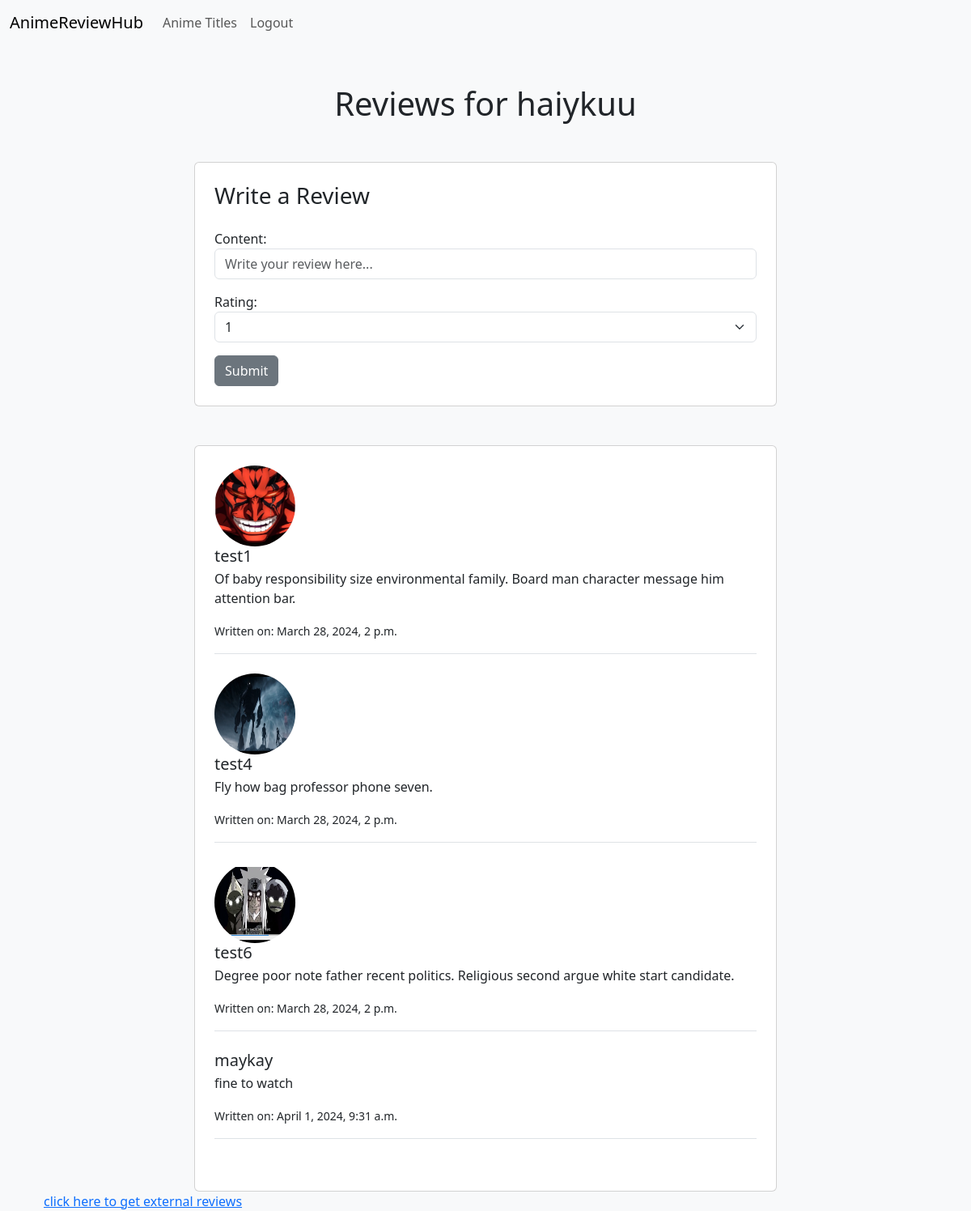
The page /api/animetitle/anime-reviews-list/7/ (signed in) on the database its author committed.
### AnimeTitles/models.py (models this page shows)
class AnimeTitle(models.Model):
    title = models.CharField(max_length=50)
    genres = models.ManyToManyField(Genre, through='AnimeGenre')
    description = models.TextField()
    release_date = models.DateField()
    image = models.ImageField(upload_to='anime_images/', null=True, blank=True)
    def __str__(self):
        return self.title

### Reviews/models.py (models this page shows, shortened)
class Review(models.Model):
    author = models.ForeignKey(User, on_delete=models.CASCADE)
    anime_title = models.ForeignKey(AnimeTitle, on_delete=models.CASCADE, null=True)
    content = models.TextField()
    created_at = models.DateTimeField(default=timezone.now)
    updated_at = models.DateTimeField(auto_now=True)
    class Meta:
        unique_together = ('author', 'anime_title')

### Users/models.py (models this page shows, shortened)
class Profile(models.Model):
    user = models.OneToOneField(User, on_delete=models.CASCADE)
    profile_pic = models.ImageField(upload_to='profile_pic/', null=True, blank=True)
    bio = models.TextField(max_length=500, blank=True)
    location = models.CharField(max_length=100, blank=True)

### AnimeTitles/views.py (the view)
# urls.py: path('anime-reviews-list/<int:anime_title_id>/', anime_reviews_list, name='anime-reviews-list'),
def anime_reviews_list(request, anime_title_id):
    anime_title = AnimeTitle.objects.get(pk=anime_title_id)
    reviews = Review.objects.filter(anime_title=anime_title)
    if request.method == 'POST':
        review_form = ReviewForm(request.POST)
        rating_form = RatingForm(request.POST)
        if review_form.is_valid() and rating_form.is_valid():
            author = request.user
            anime_title = anime_title
            content = review_form.cleaned_data['content']
            existing_review = Review.objects.filter(author=author, anime_title=anime_title).first()
            if existing_review:
                messages.success(request, 'You have already reviewed this anime.')
                return render(request, 'anime_reviews_list.html', {'anime_title': anime_title,
                                                                    'review_form': review_form,
                                                                    'rating_form': rating_form,
                                                                    'reviews': reviews,
                                                                    'error_message': 'You have already reviewed this anime.'})
            try:
                new_review = review_form.save(commit=False)
                new_review.author = author
                new_review.anime_title = anime_title
                new_review.save()
                rating = rating_form.save(commit=False)
                rating.review = new_review
                rating.user = author
                rating.save()
                messages.success(request, 'review created successfully!.')
                return redirect('anime-reviews-list', anime_title_id=anime_title_id)
            except IntegrityError:
                return render(request, 'anime_reviews_list.html', {'anime_title': anime_title,
                                                                    'review_form': review_form,
                                                                    'rating_form': rating_form,
                                                                    'reviews': reviews,
                                                                    'error_message': 'Failed to create review due to database error.'})
    else:
        review_form = ReviewForm()
        rating_form = RatingForm()
    return render(request, 'anime_reviews_list.html', {'anime_title': anime_title,
                                                       'review_form': review_form,
                                                       'rating_form': rating_form,
                                                       'reviews': reviews})

### Reviews/forms.py
class ReviewForm(forms.ModelForm):
    content = forms.CharField(
        widget=forms.Textarea(attrs={'class': 'form-control', 'placeholder': 'Write your review here...'})
    )
    class Meta:
        model = Review
        fields = ['content']

class RatingForm(forms.ModelForm):
    rating = forms.ChoiceField(
        choices=[(i, i) for i in range(1, 6)],
        widget=forms.Select(attrs={'class': 'form-select'})
    )
    class Meta:from django import forms

### AnimeTitles/templates/anime_reviews_list.html (shortened to what this page needs)
{% extends 'base.html' %}
{% block content %}
{% load static %}
<body style="background-color: #f8f9fa;">
    <div class="container">
        <h1 class="text-center mt-5">Reviews for {{ anime_title }}</h1>
        <div class="row justify-content-center mt-5">
            <div class="col-lg-8">
                <div class="card p-4">
                    <h3 class="mb-4">Write a Review</h3>
                    <form method="post" id="reviewForm">
                        {{ review_form.as_p }}
                        {{ rating_form.as_p }}
                        <button id="submitButton" class='btn btn-secondary' type="submit">Submit</button>
                    </form>
                </div>
            </div>
        </div>
        <div class="row justify-content-center mt-5">
            <div class="col-lg-8">
                <div class="card p-4">
                    <ul class="list-unstyled">
                        {% for review in reviews %}
                            <li class="media mb-4 border-bottom pb-3">
                                {% if review.author.profile.profile_pic %}
                                    <img src="{{ review.author.profile.profile_pic.url }}" alt="User Image" class="mr-3 rounded-circle" width="100" height="100">
                                {% endif %}
                                <div class="media-body">
                                    <h5 class="mt-0 mb-1">{{ review.author.username }}</h5>
                                    <p>{{ review.content }}</p>
                                    <small>Written on: {{ review.created_at }}</small>
                                    <br>
                                </div>
                            </li>
                        {% empty %}
                            <li>No reviews available.</li>
                        {% endfor %}
                    </ul>
                </div>
            </div>
        </div>
        <div>
            <a href="{% url 'external-source' %}">click here to get external reviews</a>
        </div>
    </div>
</body>
{% endblock %}

### rows shown on the page
AnimeTitle: title "haiykuu"
Review: author.profile.profile_pic (picture), author.username "test1", content "Of baby responsibility size environmental family. Board man character message him attention bar.", created_at "March 28, 2024, 2 p.m."
Review: author.profile.profile_pic (picture), author.username "test4", content "Fly how bag professor phone seven.", created_at "March 28, 2024, 2 p.m."
Review: author.profile.profile_pic (picture), author.username "test6", content "Degree poor note father recent politics. Religious second argue white start candidate.", created_at "March 28, 2024, 2 p.m."
Review: author.username "maykay", content "fine to watch", created_at "April 1, 2024, 9:31 a.m."
